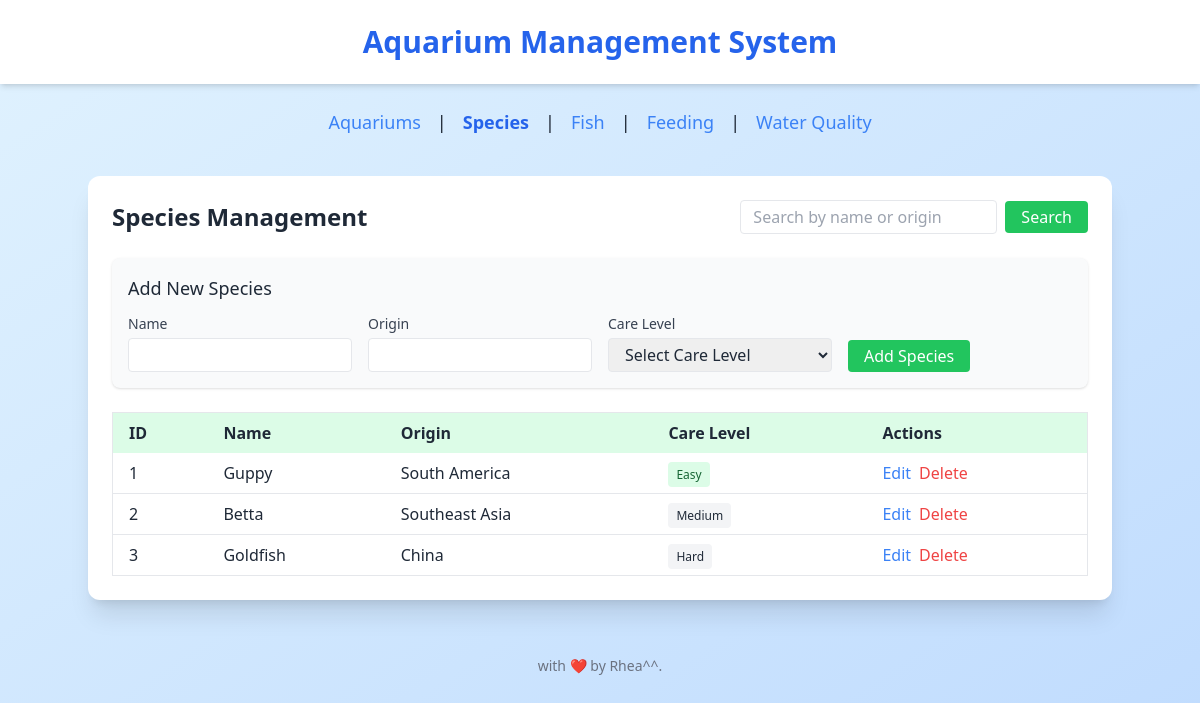
The page /?page=species on the database its author committed.
### tables this page shows
CREATE TABLE species (
    id INT AUTO_INCREMENT PRIMARY KEY,
    name VARCHAR(100) NOT NULL,
    origin VARCHAR(100),
    care_level VARCHAR(50)
);

### config/db.php (called while the page is built, shortened)
<?php
class Database {
    private $host = "127.0.0.1";
    private $username = "root";
    private $password = "";
    private $dbname = "db_aquarium";
    public function __construct() {
        try {
            $this->conn = new PDO("mysql:host=$this->host;dbname=$this->dbname", $this->username, $this->password);
        } catch (PDOException $e) {
            echo "Connection failed: " . $e->getMessage();
        }
    }
}
?>

### class/Species.php (called while the page is built, shortened)
<?php
require_once __DIR__ . '/../config/db.php';
class Species {
    private $db;
    public function __construct() {
        $this->db = (new Database())->conn;
    }
    public function getAllSpecies() {
        $stmt = $this->db->query("SELECT * FROM species");
        return $stmt->fetchAll(PDO::FETCH_ASSOC);
    }
}

### view/species.php (the view, shortened to what this page needs)
<?php
if (isset($_GET['search'])) {
    $data = $species->searchSpecies($_GET['search']);
} else {
    $data = $species->getAllSpecies();
}
$editSpecies = null;
?>
<div class="flex justify-between items-center mb-6">
    <h2 class="text-2xl font-semibold">Species Management</h2>
    <form action="index.php" method="GET" class="flex items-center">
        <input type="text" name="search" placeholder="Search by name or origin"
               value="<?= isset($_GET['search']) ? htmlspecialchars($_GET['search']) : '' ?>"
               class="border rounded py-1 px-3 mr-2">
        <button type="submit" class="bg-green-500 text-white py-1 px-4 rounded hover:bg-green-600">
            Search
        </button>
    </form>
</div>
<div class="bg-gray-50 p-4 rounded-lg shadow mb-6">
    <h3 class="text-lg font-medium mb-3"><?= $editSpecies ? 'Edit Species' : 'Add New Species' ?></h3>
    <form action="index.php?page=species<?= isset($_GET['search']) ? '&search='.urlencode($_GET['search']) : '' ?>" method="POST" class="grid grid-cols-1 md:grid-cols-4 gap-4">
        <div>
            <label class="block text-sm font-medium text-gray-700 mb-1">Name</label>
            <input type="text" name="name" required
                   value="<?= $editSpecies ? htmlspecialchars($editSpecies['name']) : '' ?>"
                   class="w-full border rounded py-1 px-3">
        </div>
        <div>
            <label class="block text-sm font-medium text-gray-700 mb-1">Origin</label>
            <input type="text" name="origin" required
                   value="<?= $editSpecies ? htmlspecialchars($editSpecies['origin']) : '' ?>"
                   class="w-full border rounded py-1 px-3">
        </div>
        <div>
            <label class="block text-sm font-medium text-gray-700 mb-1">Care Level</label>
            <select name="care_level" required class="w-full border rounded py-1 px-3">
                <option value="">Select Care Level</option>
            </select>
        </div>
        <div class="flex items-end">
            <button type="submit" class="bg-green-500 text-white py-1 px-4 rounded hover:bg-green-600">
                <?= $editSpecies ? 'Update' : 'Add' ?> Species
            </button>
        </div>
    </form>
</div>
<div class="overflow-x-auto">
    <table class="min-w-full bg-white border rounded shadow-md">
        <thead>
            <tr class="bg-green-100 text-left">
                <th class="py-2 px-4">ID</th>
                <th class="py-2 px-4">Name</th>
                <th class="py-2 px-4">Origin</th>
                <th class="py-2 px-4">Care Level</th>
                <th class="py-2 px-4">Actions</th>
            </tr>
        </thead>
        <tbody>
            <?php if (count($data) > 0): ?>
                <?php foreach ($data as $s): ?>
                <tr class="border-b hover:bg-green-50 transition">
                    <td class="py-2 px-4"><?= $s['id'] ?></td>
                    <td class="py-2 px-4"><?= htmlspecialchars($s['name']) ?></td>
                    <td class="py-2 px-4"><?= htmlspecialchars($s['origin']) ?></td>
                    <td class="py-2 px-4">
                        <span class="px-2 py-1 rounded text-xs font-medium
                            <?php
                            switch($s['care_level']) {
                                case 'Easy': echo 'bg-green-100 text-green-800'; break;
                                default: echo 'bg-gray-100 text-gray-800';
                            }
                            ?>">
                            <?= htmlspecialchars($s['care_level']) ?>
                        </span>
                    </td>
                    <td class="py-2 px-4">
                        <div class="flex space-x-2">
                            <a href="index.php?page=species&edit=<?= $s['id'] ?><?= isset($_GET['search']) ? '&search='.urlencode($_GET['search']) : '' ?>"
                               class="text-blue-500 hover:underline">Edit</a>
                            <form action="index.php?page=species<?= isset($_GET['search']) ? '&search='.urlencode($_GET['search']) : '' ?>" method="POST"
                                  onsubmit="return confirm('Are you sure you want to delete this species?')">
                                <button type="submit" class="text-red-500 hover:underline">Delete</button>
                            </form>
                        </div>
                    </td>
                </tr>
                <?php endforeach; ?>
            <?php else: ?>
                <tr>
                    <td colspan="5" class="py-4 px-4 text-center text-gray-500">No species found</td>
                </tr>
            <?php endif; ?>
        </tbody>
    </table>
</div>

### rows shown on the page
species: id "1", name "Guppy", origin "South America", care_level "Easy"
species: id "2", name "Betta", origin "Southeast Asia", care_level "Medium"
species: id "3", name "Goldfish", origin "China", care_level "Hard"

### other values the page prints
$label "Aquariums Species Fish Feeding Water Quality"
implode(' | ', $links) "| | | |"
